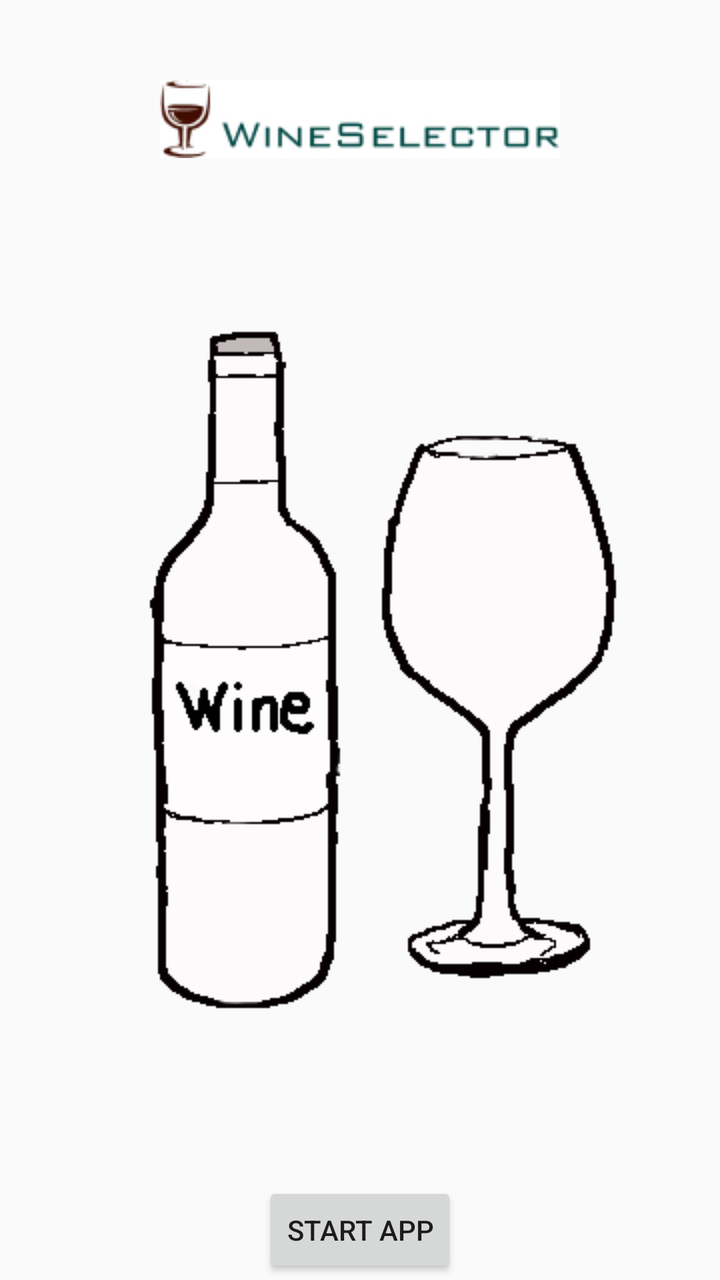
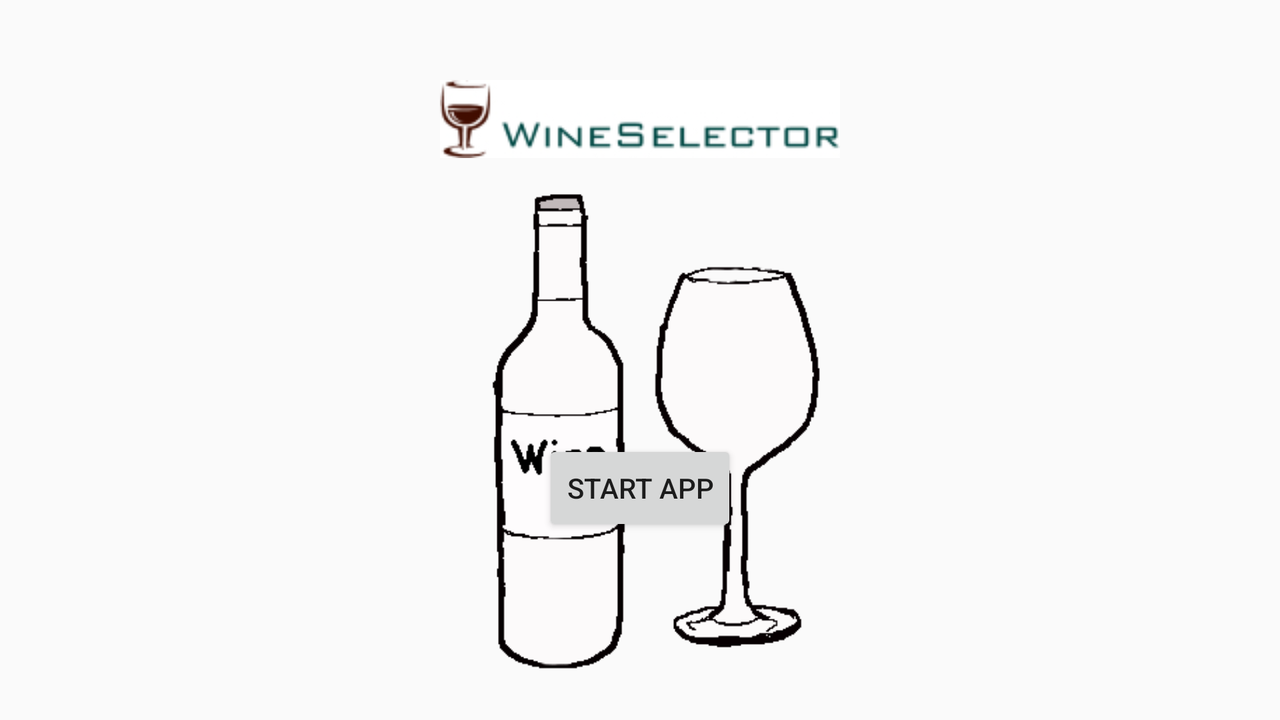

First picture: res/layout/ on a phone held upright. Second picture: the repository's own variant of that layout, on a device whose configuration matches the variant's folder. Source for both follows.
<!-- AndroidManifest.xml: application theme AppTheme -->
<!-- res/layout/activity_main.xml -->
<?xml version="1.0" encoding="utf-8"?>
<RelativeLayout xmlns:android="http://schemas.android.com/apk/res/android"
    xmlns:tools="http://schemas.android.com/tools"
    android:layout_width="match_parent"
    android:layout_height="match_parent"
    android:paddingBottom="@dimen/activity_vertical_margin"
    android:paddingLeft="@dimen/activity_horizontal_margin"
    android:paddingRight="@dimen/activity_horizontal_margin"
    android:paddingTop="40dp"
    tools:context="com.example.kevinyue.wineselector.MainActivity">

    <ImageView
        android:id="@+id/logo"
        android:layout_width="wrap_content"
        android:layout_height="wrap_content"
        android:layout_centerHorizontal="true"
        android:src="@drawable/wineselector_logo"/>

    <ImageView
        android:id="@+id/image"
        android:layout_width="wrap_content"
        android:layout_height="wrap_content"
        android:layout_centerHorizontal="true"
        android:layout_marginTop="100dp"
        android:src="@drawable/wine_selector_logo"/>

    <Button
        android:id="@+id/startButton"
        android:layout_width="wrap_content"
        android:layout_height="wrap_content"
        android:layout_centerHorizontal="true"
        android:layout_below="@id/image"
        android:layout_marginTop="50dp"
        android:text="@string/start"
        android:onClick="startLoginActivity"/>
</RelativeLayout>
<!-- resources referenced by this layout -->
<resources>
  <!-- drawable wine_selector_logo: png bitmap (drawable, 4863 bytes) -->
  <!-- drawable wineselector_logo: png bitmap (drawable, 5645 bytes) -->
  <string name="start">Start App</string>
  <style name="AppTheme" parent="Theme.AppCompat.Light.DarkActionBar">
          
          <item name="colorPrimary">@color/colorPrimary</item>
          <item name="colorPrimaryDark">@color/colorPrimaryDark</item>
          <item name="colorAccent">@color/colorAccent</item>
      </style>
  <color name="colorPrimary">#3F51B5</color>
  <color name="colorPrimaryDark">#303F9F</color>
  <color name="colorAccent">#FF4081</color>
</resources>
<!-- res/layout-land/activity_main.xml (the repository's variant of the layout above) -->
<!-- drawn on the phone turned sideways -->
<?xml version="1.0" encoding="utf-8"?>
<RelativeLayout xmlns:android="http://schemas.android.com/apk/res/android"
    xmlns:tools="http://schemas.android.com/tools"
    android:layout_width="match_parent"
    android:layout_height="match_parent"
    android:paddingBottom="@dimen/activity_vertical_margin"
    android:paddingLeft="@dimen/activity_horizontal_margin"
    android:paddingRight="@dimen/activity_horizontal_margin"
    android:paddingTop="40dp"
    tools:context="com.example.kevinyue.wineselector.MainActivity">

    <ImageView
        android:id="@+id/logo"
        android:layout_width="wrap_content"
        android:layout_height="wrap_content"
        android:src="@drawable/wineselector_logo"
        android:layout_alignParentTop="true"
        android:layout_centerHorizontal="true" />

    <ImageView
        android:id="@+id/image"
        android:layout_width="wrap_content"
        android:layout_height="wrap_content"
        android:layout_centerHorizontal="true"
        android:src="@drawable/wine_selector_logo"
        android:layout_below="@+id/logo" />

    <Button
        android:id="@+id/startButton"
        android:layout_width="wrap_content"
        android:layout_height="wrap_content"
        android:text="@string/start"
        android:onClick="startLoginActivity"
        android:layout_marginTop="180dp"
        android:layout_centerHorizontal="true" />
</RelativeLayout>
